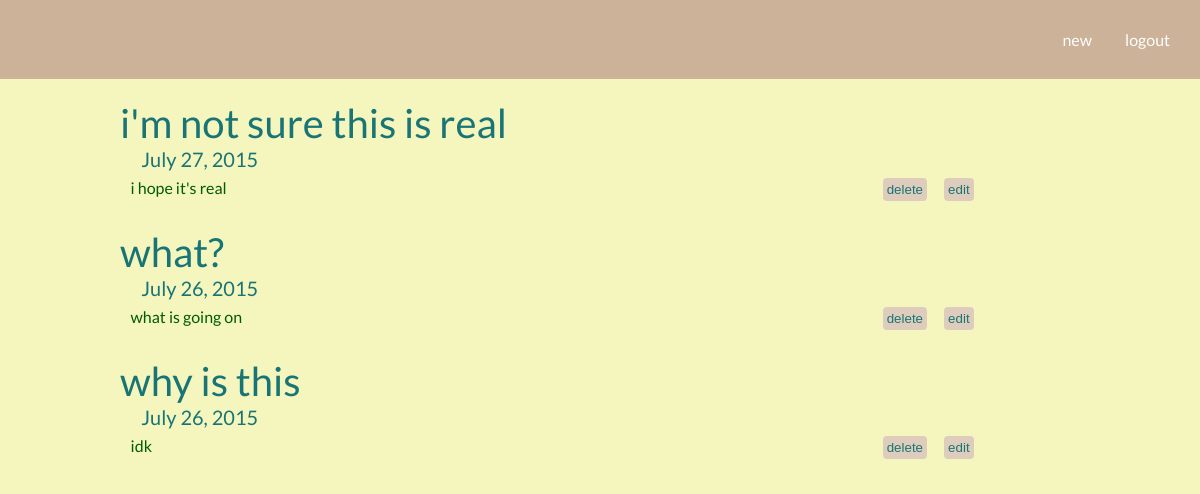
The page /jesus/ on the database its author committed.
### post/models.py (models this page shows, shortened)
class Post(models.Model):
    author = models.ForeignKey(User)
    text = models.TextField()
    subject = models.CharField(max_length=20)
    date = models.DateField(timezone.now())

### post/views.py (the view)
# urls.py: url(r'^(?P<username>[\w-]+)/$', views.main, name='main'),
def main(request, username):
	u = get_object_or_404(User, username=username)
	p = u.post_set.all().order_by('-id')
	if u.is_authenticated():
		return render(request, 'post/index.html', {'user' : u, 'posts' : p, 'logged' : 'yes'})
	else :
		return render(request, 'post/index.html', {'user' : u, 'posts' : p})

### post/templates/post/index.html (shortened to what this page needs)
{% load staticfiles %}
<head>
	<link rel="stylesheet" type="text/css" href="{% static "css/poststyle.css" %}">
</head>
<body>
{% if logged %}
	<div id = "nav">
		<div id = "logo">
		</div>
		{% if user.is_authenticated %}
		<div id = "transfer">
			<div id = "new">
				<a href = "{% url 'post:new' user.username %}">new</a>
			</div>
			<div id = "logout">
				<a href = "{% url 'login:done' user.username %}">logout</a>
			</div>
		{% else %}
			<div id = "login">
				<a href = "{% url 'login:index' %}">login</a>
			</div>
		</div>
		{% endif %}
	</div>
	</div>
	<div id = "postlist">
		<ul>
		{% for post in posts %}
			<li id = "post">
				<div "line">
					<div id = "sub">
						{{ post.subject }}
					</div>
					<div id = "date">
						{{ post.date }}
					</div>
				</div>
				<div id = "line">
					<div id = "text">
						{{ post.text }}
					</div>
				{% if logged %}
					<div id = "formz">
						<form action = "{% url 'post:delete' post.id %}" method='POST'>
							<input type="submit" value="delete" id = "delete" class = "font">
						</form>
						<form action = "{% url 'post:edit' post.id %}" method='POST'>
							<input type="submit" value="edit" id = "edit" class = "font">
						</form>
					</div>
				</div>
				{% endif %}
			</li>
		{% endfor %}
		</ul>
	{% else %}
		<p>No User lol made.</p>
	{% endif %}
	</div>
</body>

### post/static/css/poststyle.css (style rules this page uses)
* { margin: 0; padding: 0; color: }
a { color: white; text-decoration: none; }
body { font-family: Lato; background-color: #F5F5BE; }
#nav { background-color: rgb(204, 178, 153); display: inline-block; width: 100%; }
#nav div { display: inline-block; padding: 15px; }
#transfer { float: right; }
#postlist { color: rgb(0, 92, 0); background-color: #F5F5BE; }
#post { margin: 20px; margin-left: 10%; }
#post div { display: block; }
#line div { display: inline-block; }
#sub { color: rgb(25, 117, 117); font-size: 40px; }
#date { font-size: 20px; color: rgb(25, 117, 117); margin-left: 2%; }
#text { margin-left: 1%; width:70%; }
li { list-style: none; }
#formz form { display: inline-block; color: rgb(25, 117, 117); }
.font { color: rgb(25, 117, 117); }
input { background-color: rgb(222, 205, 189); border-radius: 4px; border: none; cursor: pointer; margin: 7px; padding: 4px; }

### rows shown on the page
Post: subject "i'm not sure this is real", date "July 27, 2015", text "i hope it's real"
Post: subject "what?", date "July 26, 2015", text "what is going on"
Post: subject "why is this", date "July 26, 2015", text "idk"
